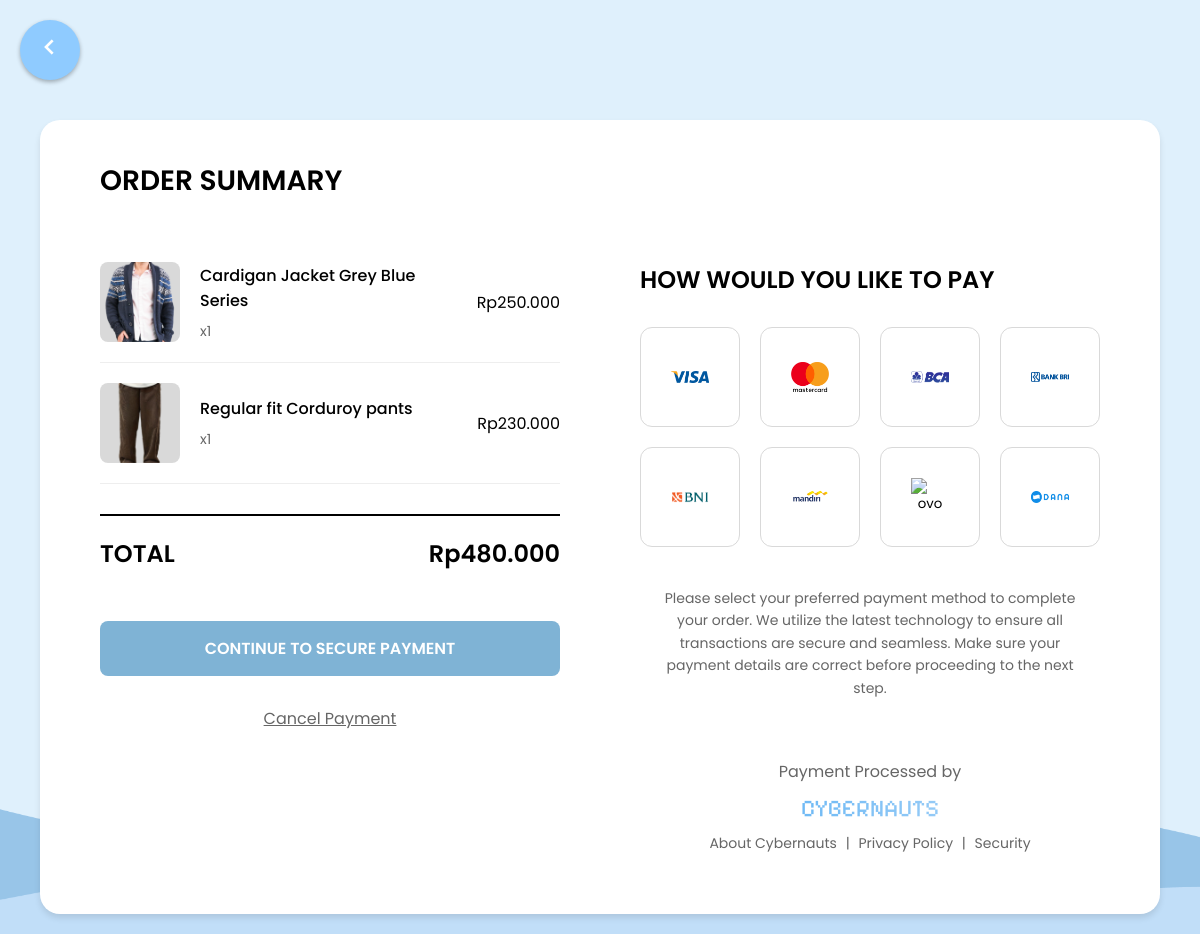
The app's page /Dashboard/Payment/payment.php (signed in) with its own data.
### tables this page shows
CREATE TABLE `keranjang` (
  `id` int(11) NOT NULL,
  `user_id` int(11) NOT NULL,
  `product_id` int(11) NOT NULL,
  `quantity` int(11) NOT NULL DEFAULT 1,
  `status` enum('pending','checked_out') DEFAULT 'pending',
  `created_at` timestamp NOT NULL DEFAULT current_timestamp(),
  `stock` int(11) DEFAULT NULL
);

CREATE TABLE `produk` (
  `id` int(11) NOT NULL,
  `product_photo` varchar(255) NOT NULL,
  `brand` varchar(100) NOT NULL,
  `product_name` varchar(150) NOT NULL,
  `price` decimal(10,3) NOT NULL,
  `stock` int(11) NOT NULL,
  `category` enum('male','female','unisex') NOT NULL,
  `size_chart` enum('S','M','L','XL','XXL') NOT NULL,
  `description` text DEFAULT NULL,
  `created_at` timestamp NOT NULL DEFAULT current_timestamp(),
  `user_id` int(11) NOT NULL,
  `displayed_on_home` tinyint(1) DEFAULT 0,
  `displayed_on_productpage` tinyint(1) NOT NULL DEFAULT 0
);

### Dashboard/Payment/payment.php (the view, shortened to what this page needs)
<?php
include '../../Authentication/db_connect.php';
$user_id = $_SESSION["user_id"];
$query = "SELECT p.product_photo, p.product_name, p.price, c.quantity, (c.quantity * p.price) as total_price
          FROM keranjang c
          JOIN produk p ON c.product_id = p.id
          WHERE c.user_id = ? AND c.status = 'pending'";
$stmt = $db->prepare($query);
$stmt->bind_param("i", $user_id);
$stmt->execute();
$result = $stmt->get_result();
$total_query = "SELECT SUM(c.quantity * p.price) as cart_total
                FROM keranjang c
                JOIN produk p ON c.product_id = p.id
                WHERE c.user_id = ? AND c.status = 'pending'";
$stmt = $db->prepare($total_query);
$stmt->bind_param("i", $user_id);
$stmt->execute();
$total_result = $stmt->get_result();
$total_row = $total_result->fetch_assoc();
$cart_total = $total_row['cart_total'] ?? 0;
?>
<!DOCTYPE html>
<html lang="en">
<head>
    <link href='https://unpkg.com/boxicons@2.1.4/css/boxicons.min.css' rel='stylesheet'>
    <link rel="stylesheet" href="payment.css">
    <link rel="stylesheet" href="/Source/Font/font.css">
</head>
<div class="back-button">
    <a href="../Cart/cart.php">
        <button><i class='bx bx-chevron-left'></i></button>
    </a>
</div>
<section class="payment-wrapper" id="payment">
    <div class="payment-wrapper2">
        <div class="box-payment">
            <h2 class="payment-header">ORDER SUMMARY</h2>
            <div class="box-payment2">
                <div class="left-desc">
                    <div class="order-items">
                        <?php while ($row = mysqli_fetch_assoc($result)) : ?>
                            <div class="item">
                                <img src="<?php echo htmlspecialchars($row['product_photo']); ?>"
                                     alt="<?php echo htmlspecialchars($row['product_name']); ?>">
                                <div class="item-price">
                                    <h4><?php echo htmlspecialchars($row['product_name']); ?></h4>
                                    <p>x<?php echo htmlspecialchars($row['quantity']); ?></p>
                                </div>
                                <p>Rp<?php echo htmlspecialchars($row['total_price']); ?></p>
                            </div>
                        <?php endwhile; ?>
                    </div>
                    <div class="total">
                        <h2>TOTAL</h2>
                        <h2>Rp<?php echo htmlspecialchars($cart_total); ?></h2>
                    </div>
                    <div class="payment-continue">
                        <button>CONTINUE TO SECURE PAYMENT</button>
                    </div>
                    <div class="payment-cancel">
                        <a href="../Cart/cart.php">
                            <button>Cancel Payment</button>
                        </a>
                    </div>
                </div>
                <div class="right-desc">
                    <h2>HOW WOULD YOU LIKE TO PAY</h2>
                    <div class="payment-option">
                        <div class="payment-method">
                            <button><img src="Payment-img/logouang/logo-visa.png" alt="visa"></button>
                            <button><img src="Payment-img/logouang/logo-mastercard.png" alt="mastercard"></button>
                            <button><img src="Payment-img/logouang/logo-bca.png" alt="bca"></button>
                            <button><img src="Payment-img/logouang/logo-bri.png" alt="bri"></button>
                            <button><img src="Payment-img/logouang/logo-bni.png" alt="bni"></button>
                            <button><img src="Payment-img/logouang/logo-mandiri.png" alt="mandiri"></button>
                            <button><img src="Payment-img/logouang/logo-ovo.png" alt="ovo"></button>
                            <button><img src="Payment-img/logouang/logo-dana.png" alt="dana"></button>
                        </div>
                    </div>
                    <p class="payment-notice">
                        Please select your preferred payment method to complete your order. We utilize the latest
                        technology to ensure all transactions are secure and seamless. Make sure your payment details
                        are correct before proceeding to the next step.
                    </p>
                    <footer class="payment-footer">
                        <p>Payment Processed by</p>
                        <div class="cybernauts">CYBERNAUTS</div>
                        <div class="footer-links">
                            <a href="#">About Cybernauts</a> |
                            <a href="#">Privacy Policy</a> |
                            <a href="#">Security</a>
                        </div>
                    </footer>
                </div>
            </div>
        </div>
    </div>
</section>
<body>
</body>
</html>

### Dashboard/Payment/payment.css (style rules this page uses)
:root { --primary-color: #98C5E8; --secondary-color: #EEF5FA; --background-blue: #C1DEF8; --font-color: #484848; --bar-bg-color: #F3F3F3; }
* { padding: 0; margin: 0; box-sizing: border-box; scroll-behavior: smooth; font-family: "Poppins", sans-serif; }
body { background: url(Payment-img/BG.png) no-repeat center fixed; background-size: cover; }
section { min-height: 100vh; }
.back-button { padding: 20px; }
.back-button button { background-color: #8fcbff; color: white; padding: 0 10px; width: 60px; height: 60px; border: none; border-radius: 50px; font-size: 2rem; box-shadow: 0 2px 4px rgba(0, 0, 0, 0.3); transition: 0.3s all ease-in; }
.payment-wrapper2 { padding: 20px 40px; max-width: 1200px; margin: 0 auto; }
.box-payment { background-color: white; border: none; border-radius: 20px; width: 100%; box-shadow: 0 4px 6px rgba(0, 0, 0, 0.1); padding: 20px; }
.box-payment2 { display: flex; gap: 40px; padding: 20px; }
.payment-header { padding: 20px 40px; font-size: 28px; font-weight: 600; }
.left-desc { flex: 1; padding: 20px; }
.item { display: flex; align-items: center; gap: 20px; margin-bottom: 20px; padding-bottom: 20px; border-bottom: 1px solid #eee; }
.item img { width: 80px; height: 80px; object-fit: cover; border-radius: 8px; }
.item-price { flex: 1; }
.item-price h4 { font-size: 16px; font-weight: 500; margin-bottom: 8px; }
.item-price p { font-size: 14px; color: #666; }
.total { display: flex; justify-content: space-between; margin: 30px 0; padding-top: 20px; border-top: 2px solid #000; }
.total h2 { font-size: 24px; font-weight: 600; }
.payment-continue { margin-top: 50px; }
.payment-continue button { width: 100%; padding: 15px; background-color: #7FB3D5; border: none; border-radius: 8px; color: white; font-size: 16px; font-weight: 600; cursor: pointer; transition: background-color 0.3s ease; }
.payment-cancel { margin-top: 30px; text-align: center; }
.payment-cancel button { background: none; border: none; color: #666; font-size: 16px; text-decoration: underline; cursor: pointer; transition: color 0.2s ease; }
.right-desc { flex: 1; padding: 20px; }
.right-desc h2 { font-size: 24px; font-weight: 600; margin-bottom: 30px; }
.payment-option { margin-bottom: 30px; }
.payment-method { display: grid; grid-template-columns: repeat(4, 1fr); gap: 20px; margin-top: 30px; }
.payment-method button { width: 100%; height: 100px; padding: 20px; background-color: white; border: 1px solid #d9d9d9; border-radius: 12px; transition: 0.3s border-color ease; cursor: pointer; display: flex; align-items: center; justify-content: center; }
.payment-method img { width: 100%; height: 100%; object-fit: contain; padding: 10px; }
.payment-notice { text-align: center; color: #666; margin: 40px 0; font-size: 14px; line-height: 1.6; padding: 0 20px; }
.payment-footer { text-align: center; margin-top: 60px; }
.payment-footer p { color: #666; margin-bottom: 10px; }
.cybernauts { font-family: 'Pixelify Sans', sans-serif; font-size: 24px; margin: 10px 0; background: linear-gradient(90deg, #43A6F3, #C1DEF8); -webkit-background-clip: text; -webkit-text-fill-color: transparent; }
.footer-links { font-size: 14px; color: #666; }
.footer-links a { color: #666; text-decoration: none; margin: 0 5px; }

### records on screen
keranjang: product.product_photo (picture), product.product_name "Cardigan Jacket Grey Blue Series", quantity "1", total_price "250.000"
keranjang: product.product_photo (picture), product.product_name "Regular fit Corduroy pants", quantity "1", total_price "230.000"

### other values on screen
$cart_total "480.000"
